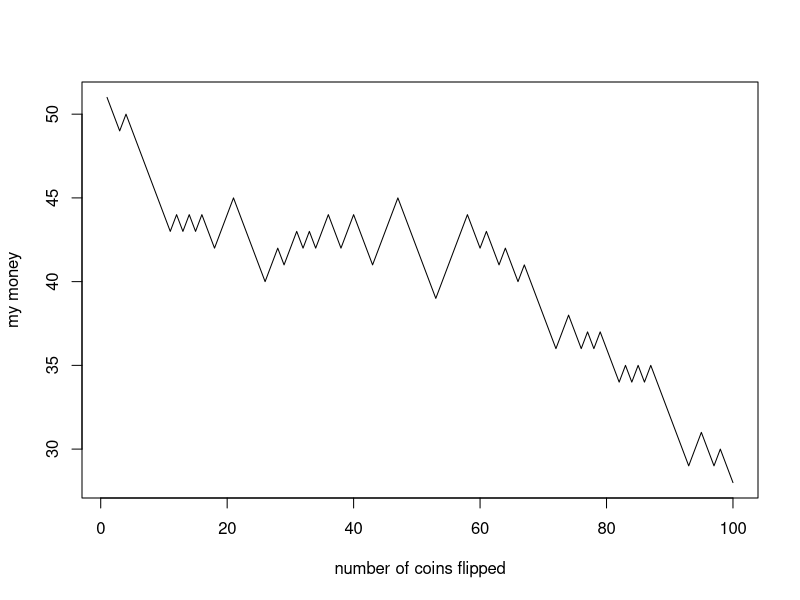

Recreate this plot in R.
## ---- chunk 1
plot(cumsum(ifelse(runif(100)>=.5,1,-1))+50, type = 'l', ylab = "my money", xlab = "number of coins flipped")
## ---- chunk 2
mcd <- read.delim("mcd.tsv",header=TRUE,sep = "\t")
